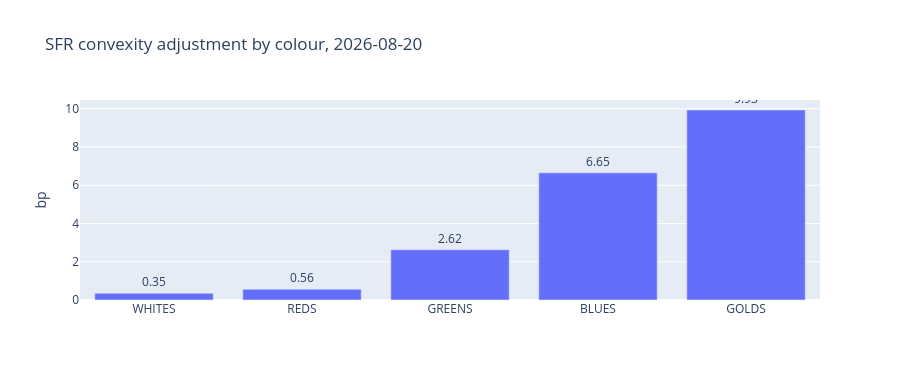

The cell this chart's notebook holds for it:
### Markdown cell above
## The current term structure

### Code cell
latest = ca.dropna(how="all").iloc[-1]
asof = ca.dropna(how="all").index[-1]
print(f"as of {asof.date()}")
print(latest.reindex(COLOURS).round(3).to_string())

import plotly.graph_objects as go
_c = latest.reindex(COLOURS).dropna()
f2 = go.Figure(go.Bar(x=_c.index, y=_c.to_numpy(),
                      text=[f"{v:.2f}" for v in _c], textposition="outside"))
f2.update_layout(title=f"SFR convexity adjustment by colour, {asof.date()}",
                 yaxis_title="bp", height=380)
f2.show()

### Figure 1 — Plotly figure (JSON) as saved in the notebook; plotly's stock layout.template omitted (floating-point values rounded to 4 significant figures)
{"data": [{"text": ["0.35", "0.56", "2.62", "6.65", "9.93"], "textposition": "outside", "type": "bar", "x": ["WHITES", "REDS", "GREENS", "BLUES", "GOLDS"], "y": [0.3496, 0.56, 2.624, 6.648, 9.934]}], "layout": {"height": 380, "title": {"text": "SFR convexity adjustment by colour, 2026-08-20"}, "yaxis": {"title": {"text": "bp"}}}}
